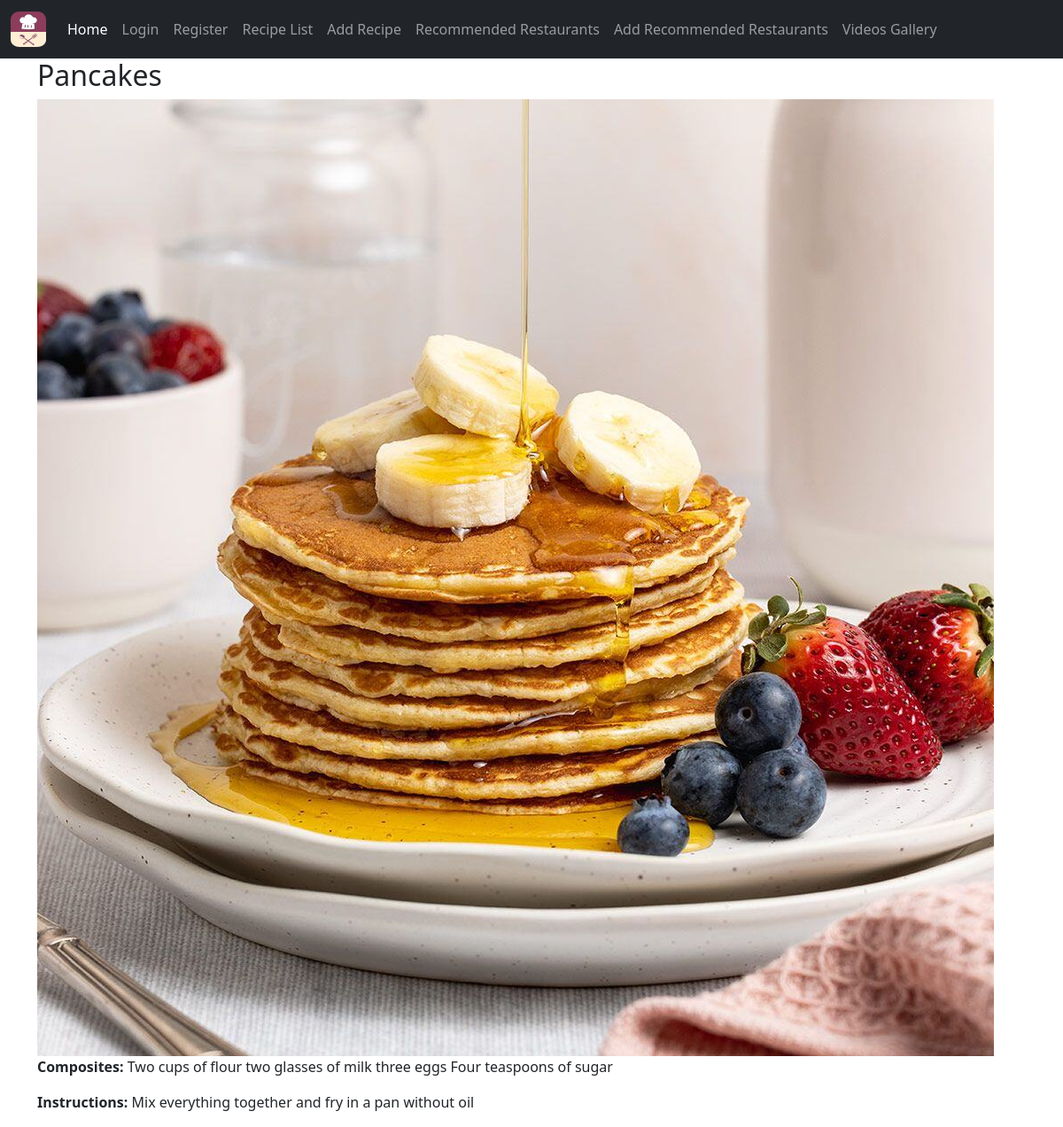
The app's page /goodmeal/recipes/8/ with its own data.
### goodmeal_app/models.py (models this page shows)
class Recipe(models.Model):
    recipe = models.CharField(max_length=30, null=True, blank=True)
    composites = models.TextField()  # Keep as TextField for now, consider JSONField later
    instructions = models.TextField()
    image = models.ImageField(upload_to='recipes/', null=True, blank=True)  # Add this field
    created_by = models.ForeignKey(User, on_delete=models.CASCADE, related_name='recipes', default=1)

### goodmeal_app/views.py (the view)
# urls.py: path('recipes/<int:recipe_id>/', views.recipe_detail, name='recipe_detail'),  # Detail view for a specific recipe
def recipe_detail(request, recipe_id):
    recipe = get_object_or_404(Recipe, id=recipe_id)
    return render(request, 'recipe_detail.html', {'recipe': recipe})

### templates/recipe_detail.html (shortened to what this page needs)
{% extends "base.html" %}
{% block content %}
<div class="container">
    <div class="recipe-detail">
        <h2>{{ recipe.recipe }}</h2>
        <div class="recipe-image">
            {% if recipe.image %}
            <img src="{{ recipe.image.url }}" alt="{{ recipe.recipe }}" style="max-width: 100%; height: auto;">
            {% else %}
            <p>No image available</p>
            {% endif %}
        </div>
        <p><strong>Composites:</strong> {{ recipe.composites }}</p>
        <p><strong>Instructions:</strong> {{ recipe.instructions }}</p>
    </div>
</div>
{% endblock content %}

### records on screen
Recipe: recipe "Pancakes", image (picture), composites "Two cups of flour two glasses of milk three eggs Four teaspoons of sugar", instructions "Mix everything together and fry in a pan without oil"
